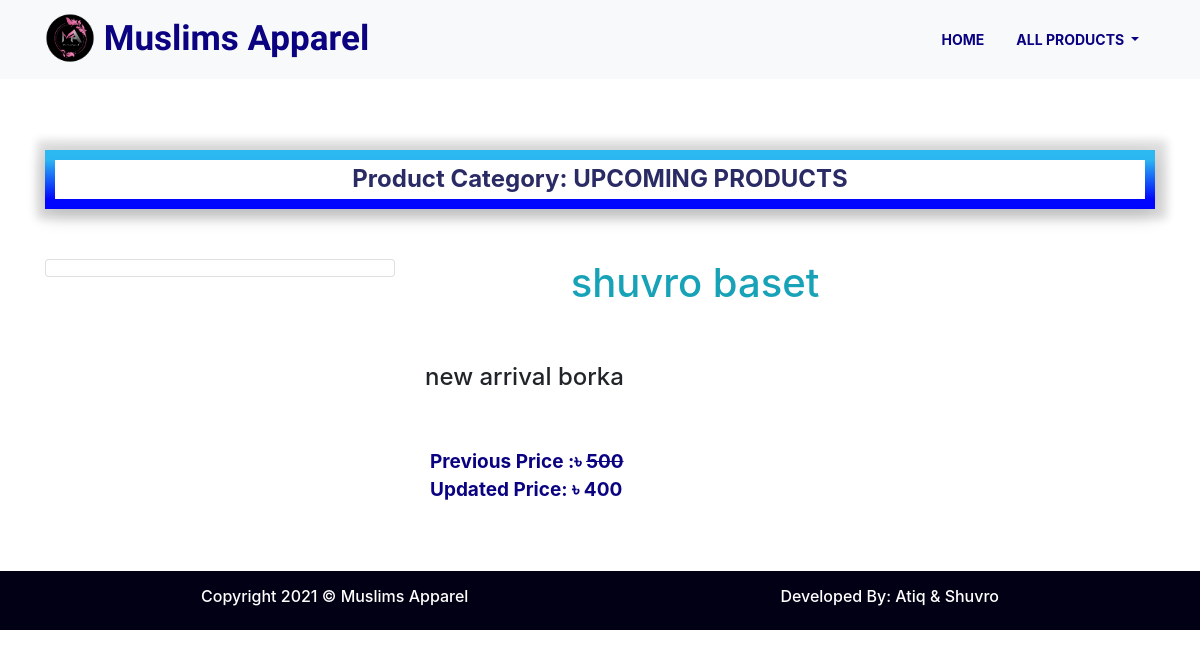
/single-product/1, run on an earlier commit of the app's database.
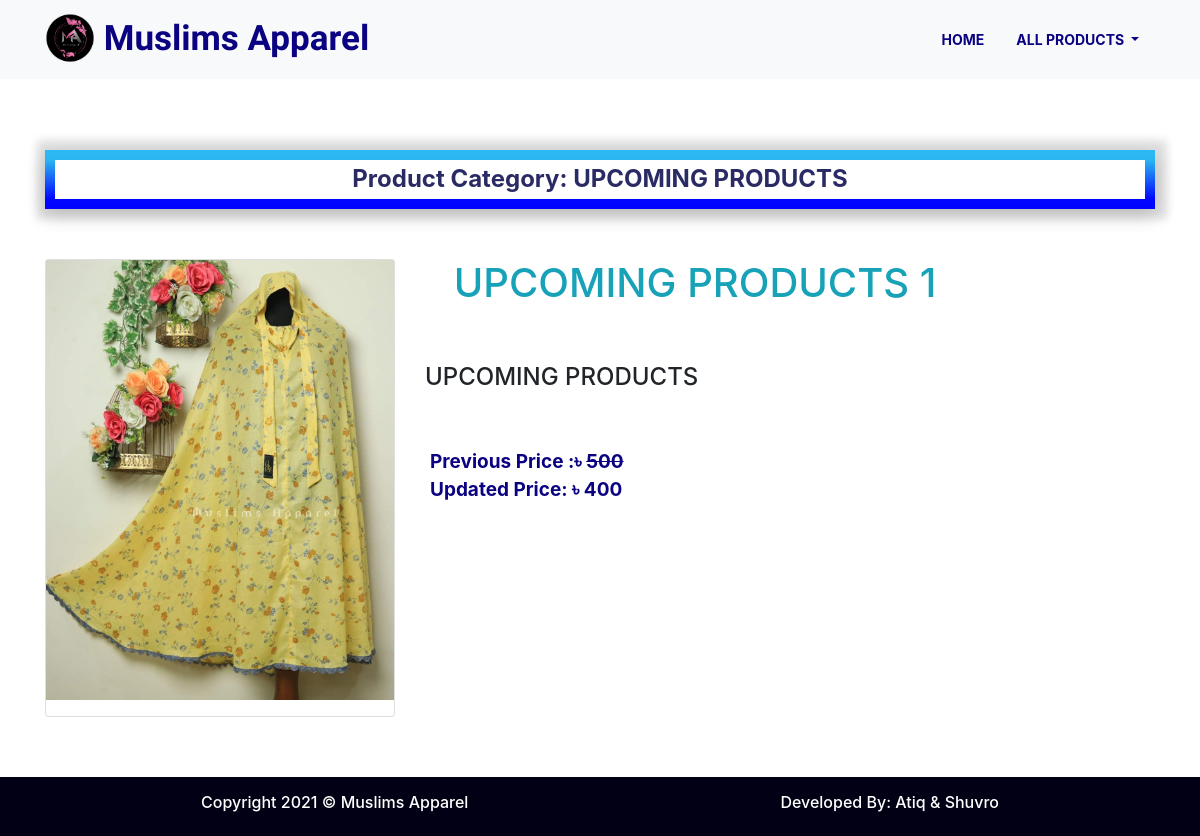
And on a later commit of the database.
### product_app/models.py (models this page shows, shortened)
class Product(models.Model):
    CATEGORY = (
        ('UPCOMING PRODUCTS', 'UPCOMING PRODUCTS'),
        ('ORGANIC FOOD', 'ORGANIC FOOD'),
        ('MOST DEMANDABLE PRODUCTS', 'MOST DEMANDABLE PRODUCTS'),
        ('KHILMAR', 'KHILMAR'),
        ('JILBAB', 'JILBAB'),
        ('ABAYA/BORKA', 'ABAYA/BORKA'),
        ('LINEN', 'LINEN'),
        ('COTTON', 'COTTON'),
        ('CAPE', 'CAPE'),
        ('NIQAB', 'NIQAB'),
        ('HAND GLOVES & SOCKS', 'HAND GLOVES & SOCKS'),
        ('SUNNAH ITEM', 'SUNNAH ITEM'),
    )
    name = models.CharField(max_length=50)
    description = models.TextField()
    pro_img = models.ImageField(upload_to='product_images', help_text=mark_safe('<h2 style="color: #008CBA;">Images size must be height: 1200px and width: 1486px format.</h2>'))  # size must be ato ato pixel)
    price = models.CharField(max_length=10)
    updated_price = models.CharField(max_length=10, blank=True, null=True)
    category = models.CharField(max_length=200, choices=CATEGORY, default=CATEGORY[0])

### product_app/views.py (the view)
# urls.py: path('single-product/<int:product_id>', views.SinglepProductView.as_view(), name='single_product'),
class SinglepProductView(TemplateView):
    template_name = 'product-single.html'
    def get_context_data(self, product_id, **kwargs):
        context = super().get_context_data(**kwargs)
        context['product'] = Product.objects.filter(id=product_id).first()
        return context

### templates/product-single.html (shortened to what this page needs)
{% extends 'main2.html' %}
{% load static %}
{% block content %}
    <section class="collection all-product">
        <div class="container">
            <h4 class="section-header text-center product-header">Product Category:  {{ product.category }}</h4>
            <div class="row">
                <div class="single-card  col-md-4 col-sm-6 col-6">
                    <div class="card">
                        <img src="{{ product.pro_img.url }}" class="img-fluid mb-3" alt="">
                    </div>
                </div>
                <div class="col-6">
                    <h1 class="text-info text-center">{{ product.name }}</h1>
                    <br><br>
                    <h4 class="text-left">{{ product.description }}</h4>
                    <br><br>
                    {% if product.updated_price %}
                        <p><small>
                            <span>Previous Price :৳
                            <del>{{ product.price }}</del></span>
                            <br>
                            <span>Updated Price:  ৳ {{ product.updated_price }}</span>
                        </small></p>
                    {% else %}
                        <p><small>
                            <span>Price: ৳ {{ product.price }}</span>
                        </small></p>
                    {% endif %}
                </div>
            </div>
        </div>
    </section>
{% endblock %}

What changed in the data, as far as the page shows it:
changed Product "UPCOMING PRODUCTS": pro_img: picture added; name "shuvro baset" → "UPCOMING PRODUCTS 1"; description "new arrival borka" → "UPCOMING PRODUCTS"
